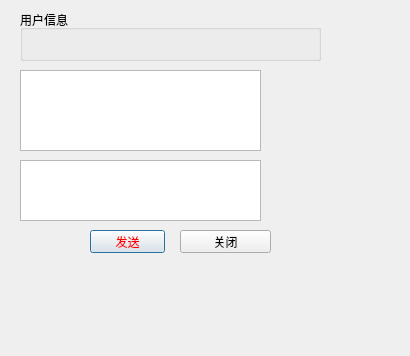
<?xml version="1.0" encoding="UTF-8"?>
<ui version="4.0">
 <class>ChatDlg</class>
 <widget class="QDialog" name="ChatDlg">
  <property name="geometry">
   <rect>
    <x>0</x>
    <y>0</y>
    <width>410</width>
    <height>356</height>
   </rect>
  </property>
  <property name="windowTitle">
   <string>对话</string>
  </property>
  <widget class="QGroupBox" name="gb_user">
   <property name="geometry">
    <rect>
     <x>20</x>
     <y>10</y>
     <width>301</width>
     <height>51</height>
    </rect>
   </property>
   <property name="title">
    <string>用户信息</string>
   </property>
  </widget>
  <widget class="QTextEdit" name="te_details">
   <property name="geometry">
    <rect>
     <x>20</x>
     <y>70</y>
     <width>241</width>
     <height>81</height>
    </rect>
   </property>
  </widget>
  <widget class="QTextEdit" name="te_input">
   <property name="geometry">
    <rect>
     <x>20</x>
     <y>160</y>
     <width>241</width>
     <height>61</height>
    </rect>
   </property>
  </widget>
  <widget class="QPushButton" name="pb_send">
   <property name="geometry">
    <rect>
     <x>90</x>
     <y>230</y>
     <width>75</width>
     <height>23</height>
    </rect>
   </property>
   <property name="styleSheet">
    <string notr="true">color:red</string>
   </property>
   <property name="text">
    <string>发送</string>
   </property>
  </widget>
  <widget class="QPushButton" name="pb_close">
   <property name="geometry">
    <rect>
     <x>180</x>
     <y>230</y>
     <width>91</width>
     <height>23</height>
    </rect>
   </property>
   <property name="text">
    <string>关闭</string>
   </property>
  </widget>
 </widget>
 <resources/>
 <connections>
  <connection>
   <sender>pb_close</sender>
   <signal>clicked()</signal>
   <receiver>ChatDlg</receiver>
   <slot>reject()</slot>
   <hints>
    <hint type="sourcelabel">
     <x>225</x>
     <y>241</y>
    </hint>
    <hint type="destinationlabel">
     <x>204</x>
     <y>177</y>
    </hint>
   </hints>
  </connection>
 </connections>
</ui>
